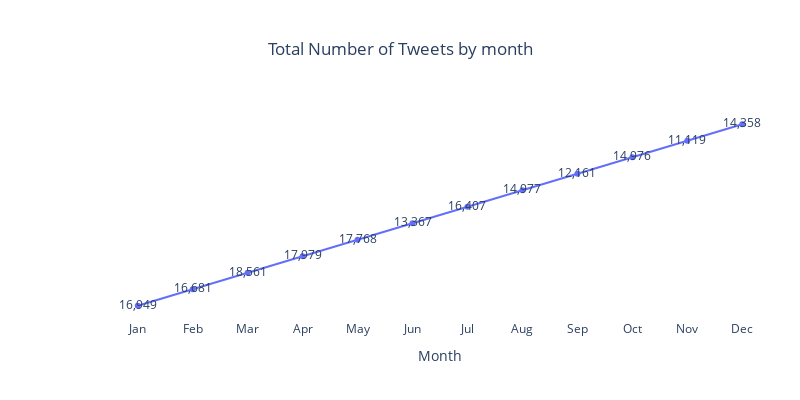

Notebook code cell kept with this figure:
### Code cell
# Figure 3
fig = px.line(
    AMZN2019_sum,
    x="Month",
    y="Number",
    title="Total Number of Tweets by month",
    text="Number",
    width=800,
    height=400,
)
fig.update_xaxes(matches=None)
fig.update_layout(
    showlegend=False,
    plot_bgcolor="white",
    yaxis=dict(title=""),
    margin=dict(
        autoexpand=False,
        l=100,
        r=20,
        t=110,
    ),
)
fig.update(layout=dict(title=dict(x=0.5)))
fig.update_yaxes(visible=False)
fig.show()

### Figure 1 — Plotly figure (JSON) as saved in the notebook; plotly's stock layout.template omitted (floating-point values rounded to 4 significant figures)
{"data": [{"hovertemplate": "Month=%{x}<br>Number=%{text}<extra></extra>", "legendgroup": "", "line": {"color": "#636efa", "dash": "solid"}, "marker": {"symbol": "circle"}, "mode": "text+lines+markers", "name": "", "orientation": "v", "showlegend": false, "text": ["16,949", "16,681", "18,561", "17,979", "17,768", "13,367", "16,407", "14,977", "12,161", "14,976", "11,119", "14,358"], "type": "scatter", "x": ["Jan", "Feb", "Mar", "Apr", "May", "Jun", "Jul", "Aug", "Sep", "Oct", "Nov", "Dec"], "xaxis": "x", "y": ["16,949", "16,681", "18,561", "17,979", "17,768", "13,367", "16,407", "14,977", "12,161", "14,976", "11,119", "14,358"], "yaxis": "y"}], "layout": {"height": 400, "legend": {"tracegroupgap": 0}, "margin": {"autoexpand": false, "l": 100, "r": 20, "t": 110}, "plot_bgcolor": "white", "showlegend": false, "title": {"text": "Total Number of Tweets by month", "x": 0.5}, "width": 800, "xaxis": {"anchor": "y", "domain": [0, 1], "title": {"text": "Month"}}, "yaxis": {"anchor": "x", "domain": [0, 1], "title": {"text": ""}, "visible": false}}}
